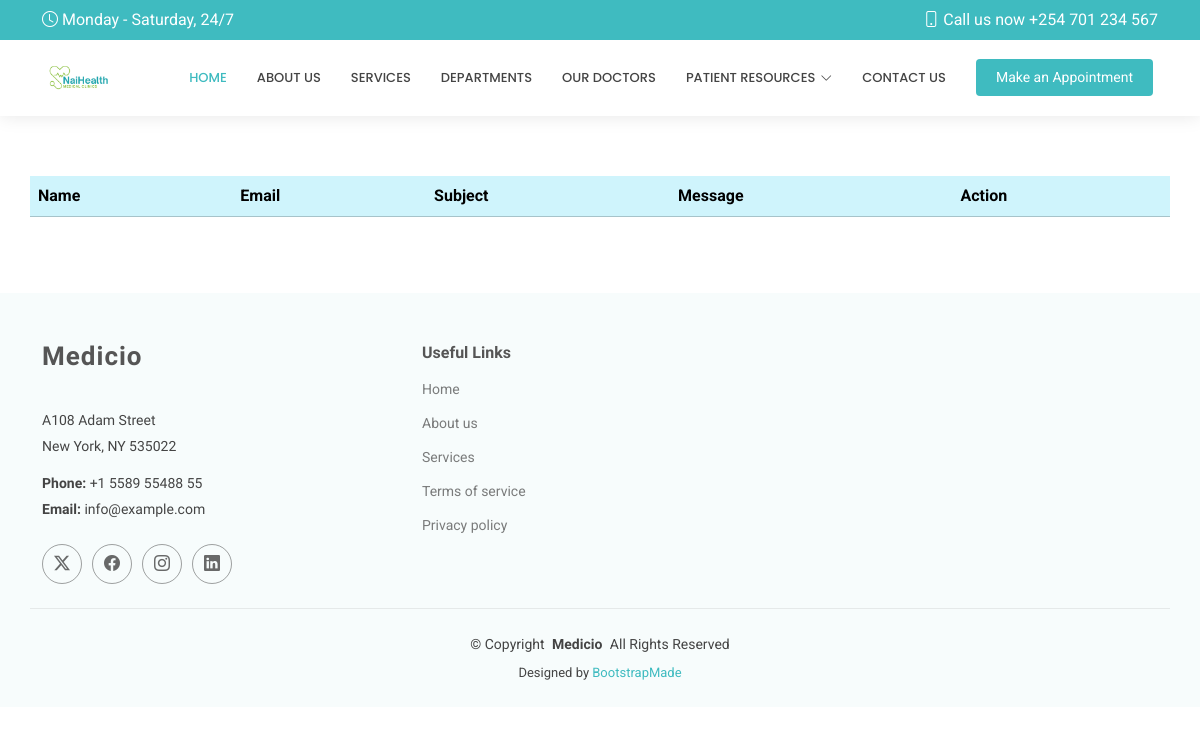
The app's page /showcontacts/, older data.
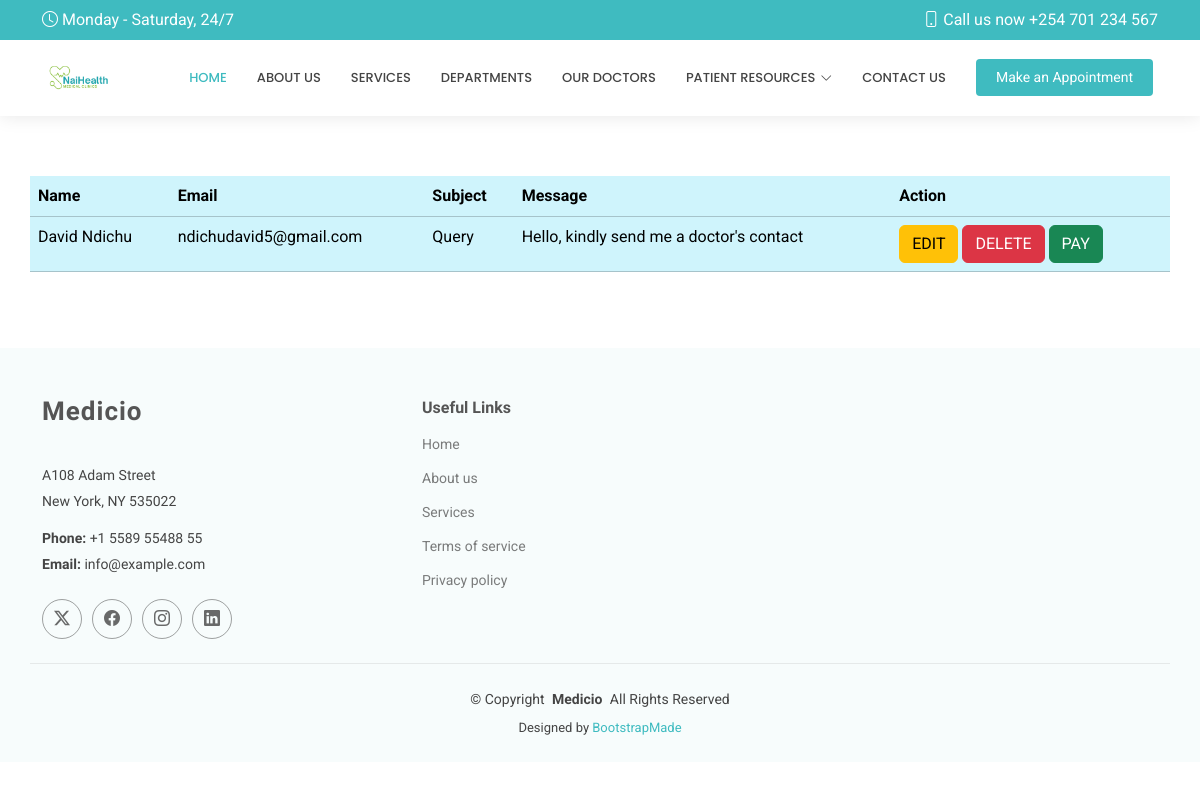
The same page, newer data.
### myapp/models.py (models this page shows, shortened)
class Contact(models.Model):
    name = models.CharField(max_length=200)
    email = models.EmailField()
    subject = models.TextField()
    message = models.TextField()

### myapp/views.py (the view)
# urls.py: path('showcontacts/', views.showcontacts, name='showcontacts'),
def showcontacts(request):
    allcontacts = Contact.objects.all()
    return render(request, 'showcontacts.html', {'contacts': allcontacts})

### templates/showcontacts.html
{% extends 'starter-page.html' %}
{% load static %}
{% block body %}
    <table class="table table-info container">
    <tr>
        <th>Name</th>
        <th>Email</th>
        <th>Subject</th>
        <th>Message</th>
        <th>Action</th>
    </tr>
    {% for y in contacts %}
        <tr>
            <td>{{ y.name }}</td>
            <td>{{ y.email }}</td>
            <td>{{ y.subject }}</td>
            <td>{{ y.message }}</td>
            <td>
                <a href="" class="btn btn-warning">EDIT</a>
                <a href="{% url 'deletecontact' y.id %}" class="btn btn-danger">DELETE</a>
                <a href="" class="btn btn-success">PAY</a>
            </td>
        </tr>
    {% endfor %}
    </table>
{% endblock %}

Row changes from the older to the newer data that the page shows:
added Contact: name "David Ndichu", email "ndichudavid5@gmail.com", subject "Query", message "Hello, kindly send me a doctor's contact"
